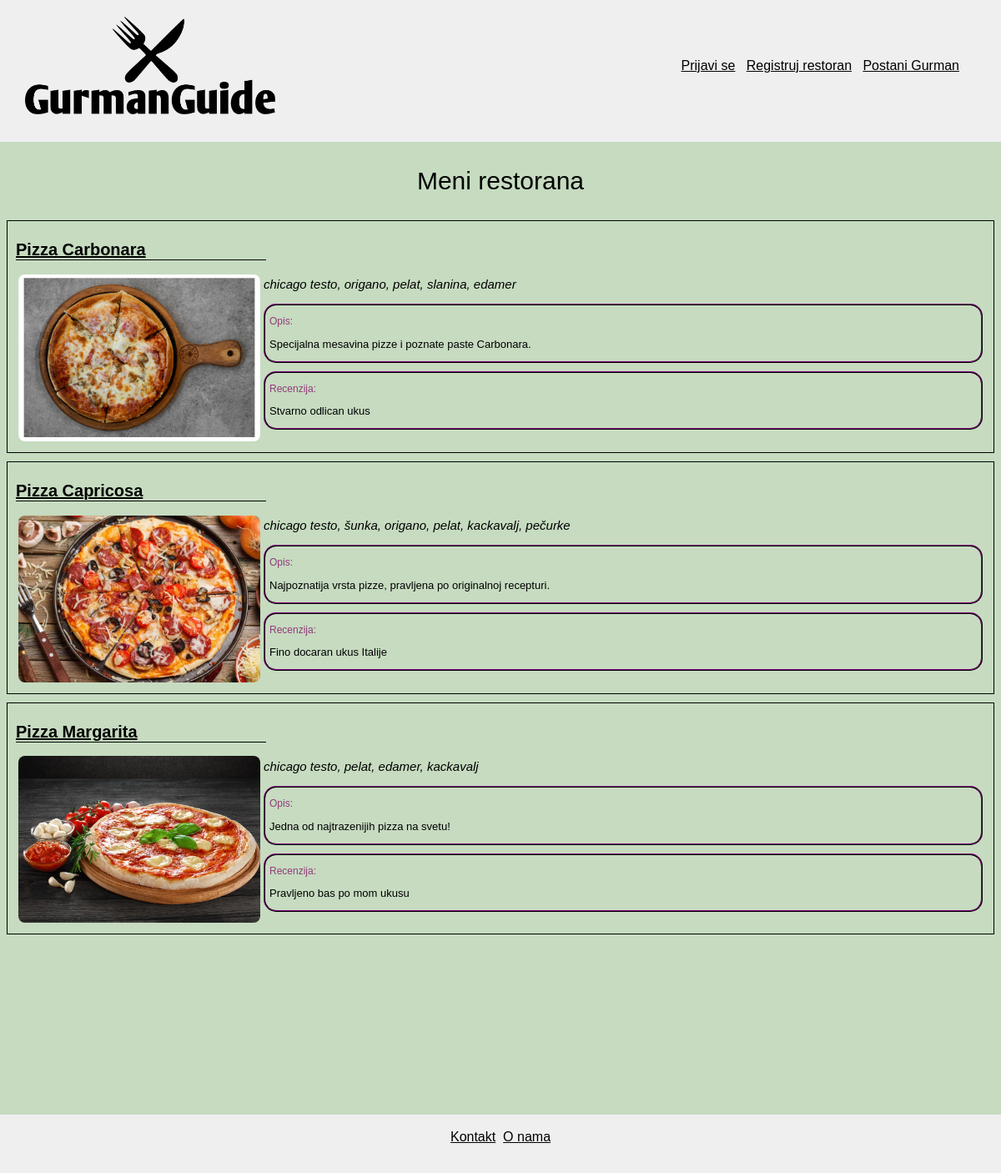
Page /Implementacija/index.php/c_gost/prikaziMeniRestorana/9 on the committed database.
### tables this page shows
CREATE TABLE IF NOT EXISTS `jelo` (
  `Naziv` varchar(30) DEFAULT NULL,
  `Opis` varchar(250) DEFAULT NULL,
  `IdJelo` int(11) NOT NULL,
  `IdKorisnik` int(11) NOT NULL,
  `IdSlika` int(11) NOT NULL,
  `Pregledano` char(1) DEFAULT NULL,
  PRIMARY KEY (`IdJelo`),
  KEY `R_5` (`IdKorisnik`),
  KEY `R_13` (`IdSlika`)
);

CREATE TABLE IF NOT EXISTS `slika` (
  `IdSlika` int(11) NOT NULL,
  `Putanja` varchar(300) DEFAULT NULL,
  PRIMARY KEY (`IdSlika`)
);

CREATE TABLE IF NOT EXISTS `recenzija` (
  `IdKorisnik` int(11) NOT NULL,
  `Ocena` int(11) DEFAULT NULL,
  `Komentar` varchar(250) DEFAULT NULL,
  `IdJelo` int(11) NOT NULL,
  `Pregledano` char(1) DEFAULT NULL,
  PRIMARY KEY (`IdJelo`,`IdKorisnik`),
  KEY `R_7` (`IdKorisnik`)
);

### Implementacija/application/controllers/C_Gost.php (called while the page is built, shortened)
<?php
include_once('C_Zajednicki.php');
class C_Gost extends C_Zajednicki {
    public function prikaziMeniRestorana($idRestorana) {
        $info = parent::prikaziMeniRestorana($idRestorana);
        $this->load->view("sablon/headerGost.php", ['title' => 'Meni restorana']);
        $this->load->view("stranice/meniRestorana.php", $info);
        $this->load->view('sablon/footer.php');
    }
}

### Implementacija/index.php (called while the page is built, shortened)
<?php
require_once BASEPATH.'core/CodeIgniter.php';

### Implementacija/application/models/M_Restoran.php (called while the page is built, shortened)
<?php
class M_Restoran extends CI_Model{
    public function dohvatiJelaRestoranaId($id) {
        $this->db->select('j.Naziv as Naziv, j.Opis as Opis, j.IdJelo as IdJelo, j.IdKorisnik as IdKorisnik, j.IdSlika as IdSlika');
        $this->db->from('restoran r, jelo j');
        $this->db->where('r.IdKorisnik', $id);
        $this->db->where('r.IdKorisnik = j.IdKorisnik');
        $this->db->where('j.Pregledano', 'P');
        $this->db->where('r.Pregledano', 'P');
        return $this->db->get()->result();
    }
}

### Implementacija/application/controllers/C_Zajednicki.php (called while the page is built, shortened)
<?php
abstract class C_Zajednicki extends CI_Controller {
    public function prikaziMeniRestorana($idRestorana) {
        $jela = $this->M_Restoran->dohvatiJelaRestoranaId($idRestorana);
        $niz = [];
        foreach ($jela as $jelo) {
            $klasa = new stdClass();
            $klasa->IdJelo = $jelo->IdJelo;
            $klasa->IdRestoran = $jelo->IdKorisnik;
            if ($jelo->Opis != null) {
                $klasa->Opis = $jelo->Opis;
            } else {
                $klasa->Opis = "Trenutno ne postoji opis.";
            }
            $klasa->Naziv = $jelo->Naziv;
            $klasa->Putanja = $this->M_Slika->dohvatiPutanju($jelo->IdSlika)->Putanja;
            $klasa->Recenzija = $this->M_Recenzija->dohvatiJednuRecenziju($jelo->IdJelo);
            if ($klasa->Recenzija == null) {
                $klasa->Recenzija = "Nema recenzije za ovo jelo.";
            } else {
                $klasa->Recenzija = $klasa->Recenzija->Komentar;
            }
            $klasa->Restoran = $this->M_Restoran->dohvatiRestoran($jelo->IdKorisnik)->imeRestorana;
            $sastojci = $this->M_Sastojak->dohvatiSastojkeJela($jelo->IdJelo);
            $sastojciString = "";
            for ($i = 0; $i < count($sastojci); $i++) {
                $sastojciString .= $sastojci[$i]->Naziv;
                if ($i != (count($sastojci) - 1)) {
                    $sastojciString .= ", ";
                }
            }
            if ($sastojciString != "") {
                $klasa->Sastojci = $sastojciString;
            } else {
                $klasa->Sastojci = "Sastojci trenutno nisu poznati.";
            }
            $klasa->Sastojci = $sastojciString;
            $niz [] = $klasa;
        }
        return ['jela' => $niz];
    }
}

### Implementacija/application/models/M_Slika.php (called while the page is built, shortened)
<?php
class M_Slika extends CI_Model{
    public function dohvatiPutanju($id) {
        $this->db->select('Putanja');
        $this->db->from('slika');
        $this->db->where('IdSlika', $id);
        return $this->db->get()->row();
    }
}

### Implementacija/application/views/stranice/meniRestorana.php (the view, shortened to what this page needs)
<p class="title"> Meni restorana </p>
<?php
  if (empty($jela) == false) {
      foreach ($jela as $jelo) {
          echo "<div class='column'>";
          echo "<h1><a href=";
          echo site_url("{$this->router->class}/prikaziJelo/$jelo->IdJelo");
          echo ">$jelo->Naziv</a></h1>";
          echo "<table width='100%'>";
              echo "<tr>";
                  echo "<td width='25%' align='center''>";
                      echo "<img class='slikaMeni' src='$jelo->Putanja'>";
                  echo "</td>";
                  echo "<td width='75%'>";
                      echo " <p class='sastojci'>$jelo->Sastojci</p>";
                      echo "<div class='komentar'>";
                          echo "<p class='korisnik'>Opis:</p>";
                          echo "<p>$jelo->Opis</p>";
                      echo "</div>";
                      echo "<div class='komentar'>";
                          echo "<p class='korisnik'>Recenzija:</p>";
                          echo "<p'>$jelo->Recenzija</p>";
                      echo "</div>";
                  echo "</td>";
              echo "</tr>";
          echo "</table></div>";
      }
  } else {
      echo "<center>Meni restorana nije moguće videti trenutno.</center>";
  }
?>

### Implementacija/application/views/sablon/headerGost.php (style rules this page uses)
body { background-color:rgb(198, 219, 192); font-family: "Arial Black", Gadget, sans-serif; }
.title { margin-top: 200px; text-align: center; font-size: 30px; }
a { color:black; }
* { box-sizing: border-box; }
.slikaMeni { border-radius: 8px; object-fit: cover; float: left; width: 290px; height: 200px; }
.korisnik { font-size: 12px; color: #923b7a; }
.komentar { border-style: ridge; border-color: #2d022b; border-width: 2px; margin-bottom: 10px; font-size: 13px; border-radius: 15px; padding-left: 5px; padding-right: 5px; }
p.sastojci { font-size: 15px; font-style: italic; }
.column { height: auto; width: auto; padding: 10px; border: 1px solid #000000; float: center; margin-left: 0px; margin-top: 10px; margin-right: 0px; }
.column h1 { width: 300px; font-size: 20px; border-bottom: 1px solid #000000; }

### rows in the picture
jelo: Naziv "Pizza Carbonara", IdSlika.Putanja (picture), Sastojci "chicago testo, origano, pelat, slanina, edamer", Opis "Specijalna mesavina pizze i poznate paste Carbonara."
recenzija: Komentar "Stvarno odlican ukus"
jelo: Naziv "Pizza Capricosa", IdSlika.Putanja (picture), Sastojci "chicago testo, šunka, origano, pelat, kackavalj, pečurke", Opis "Najpoznatija vrsta pizze, pravljena po originalnoj recepturi."
recenzija: Komentar "Fino docaran ukus Italije"
jelo: Naziv "Pizza Margarita", IdSlika.Putanja (picture), Sastojci "chicago testo, pelat, edamer, kackavalj", Opis "Jedna od najtrazenijih pizza na svetu!"
recenzija: Komentar "Pravljeno bas po mom ukusu"
